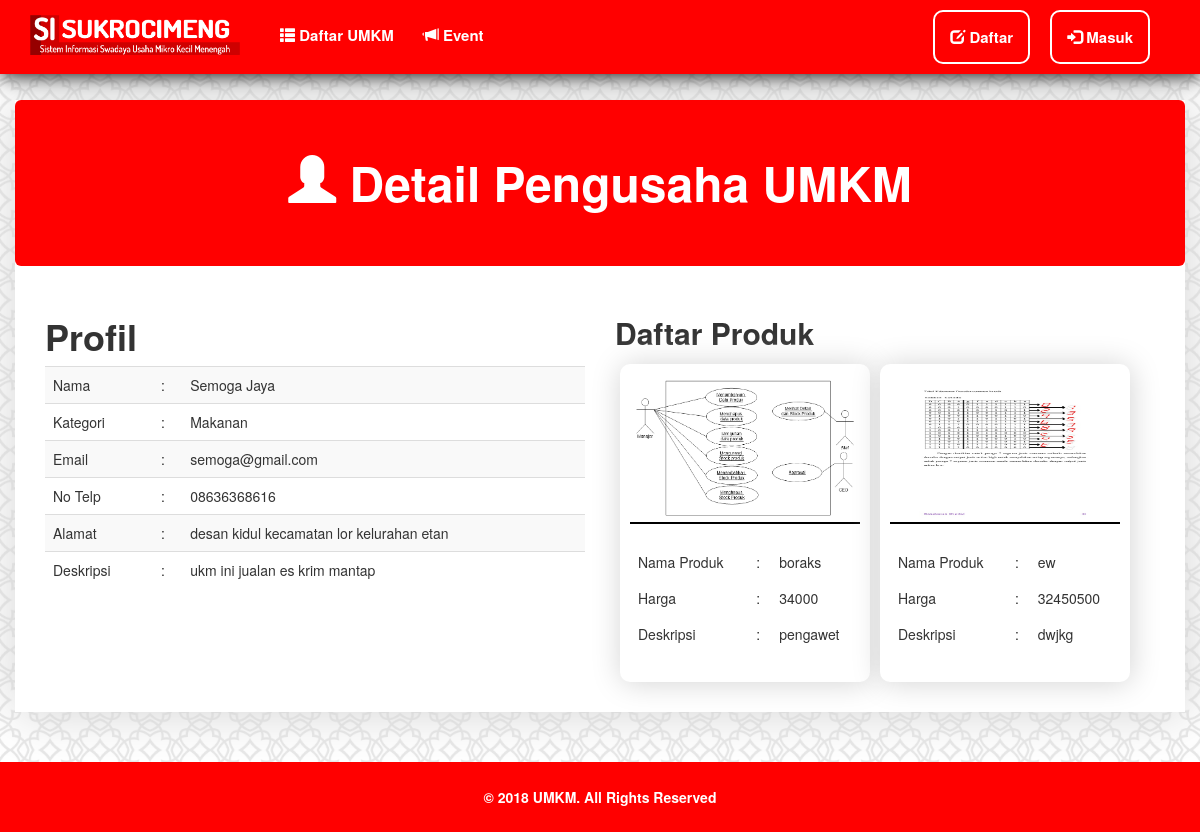
/profil_umkm.php?id=1, run on the app's committed database.
### tables this page shows
CREATE TABLE `pengusaha_umkm` (
  `id` int(10) UNSIGNED NOT NULL,
  `nama` varchar(100) NOT NULL,
  `email` varchar(100) NOT NULL,
  `password` varchar(255) NOT NULL,
  `nomor_telepon` varchar(15) NOT NULL,
  `alamat` varchar(255) NOT NULL,
  `id_kategori` tinyint(2) UNSIGNED NOT NULL,
  `deskripsi` text NOT NULL,
  `status` tinyint(1) NOT NULL
);

CREATE TABLE `pengusaha_umkm_kategori` (
  `id` int(11) UNSIGNED NOT NULL,
  `kategori` varchar(50) NOT NULL
);

CREATE TABLE `pengusaha_umkm_produk` (
  `id_pengusaha_umkm` int(10) UNSIGNED NOT NULL,
  `id` int(10) UNSIGNED NOT NULL,
  `nama` varchar(100) NOT NULL,
  `harga` int(10) UNSIGNED NOT NULL,
  `deskripsi` text NOT NULL
);

### profil_umkm.php (the view, shortened to what this page needs)
<?php
	require_once "header.php";
?>
<div class="container satu">
	<div class="jumbotron text-center" style="color: white; background-color: red">
		<font size="20px"><b>
			<i class="glyphicon glyphicon-user"></i> Detail Pengusaha UMKM</b></font>
	</div>
	<div class="container">
		<div class="col-sm-6">
			<h1><b>Profil</b></h1>
			<table class="table table-striped">
<?php
	$stmt = $db->prepare("SELECT pengusaha_umkm.*, kategori FROM pengusaha_umkm INNER JOIN pengusaha_umkm_kategori ON pengusaha_umkm.id_kategori = pengusaha_umkm_kategori.id WHERE pengusaha_umkm.id = ?");
	$stmt->bindParam(1, $_GET['id']);
	$stmt->execute();
	$res = $stmt->fetch();
?>
				<tr>
					<td>Nama</td>
					<td>:</td>
					<td><?php echo $res['nama']; ?></td>
				</tr>
				<tr>
					<td>Kategori</td>
					<td>:</td>
					<td><?php echo $res['kategori']; ?></td>
				</tr>
				<tr>
					<td>Email</td>
					<td>:</td>
					<td><?php echo $res['email']; ?></td>
				</tr>
				<tr>
					<td>No Telp</td>
					<td>:</td>
					<td><?php echo $res['nomor_telepon']; ?></td>
				</tr>
				<tr>
					<td>Alamat</td>
					<td>:</td>
					<td><?php echo $res['alamat']; ?></td>
				</tr>
				<tr>
					<td>Deskripsi</td>
					<td>:</td>
					<td><?php echo $res['deskripsi']; ?></td>
				</tr>
			</table>
		</div>
		<div class="col-sm-6">
			<h2><b>Daftar Produk</b></h2>
			<div class="boxes">
<?php
	$stmt = $db->prepare("SELECT * FROM pengusaha_umkm_produk WHERE id_pengusaha_umkm = ?");
	$stmt->bindParam(1, $_GET["id"]);
	$stmt->execute();
	$countGambar=1;
	while ($result = $stmt->fetch()) {
?>
				<div class="boxin">
					<div class="imgin">
						<a href="#" data-toggle="modal" data-target="#gambarFull<?php echo $countGambar ?>"><img src="upload/produk/<?php echo $result['id']; ?>.jpg" width="100%" height="100%"></a>
					</div>
					<table class="table borderless">
						<tbody>
							<tr>
								<td>Nama Produk</td>
								<td>:</td>
								<td><?php echo $result["nama"]; ?></td>
							</tr>
							<tr>
								<td>Harga</td>
								<td>:</td>
								<td><?php echo $result["harga"]; ?></td>
							</tr>
							<tr>
								<td>Deskripsi</td>
								<td>:</td>
								<td><?php echo $result["deskripsi"]; ?></td>
							</tr>
						</tbody>
					</table>
				</div>
<?php
	$countGambar++;
	}
?>
			</div>
		</div>
	</div>
</div>
<?php
	require_once "footer.php";
?>

### header.php (shortened to what this page needs)
<!DOCTYPE html>
<html>
<head>
	<link rel="stylesheet" type="text/css" href="css/bootstrap.min.css">
</head>
<body>
	<nav class="navbar  navbar-default navbar-fixed-top">
		<div class="container">
			<div class="navbar-header">
					<a href="index.php"><img class="navbar-brand" src="img/logo.png"></a>
			</div>
			<ul class="nav navbar-nav">
				<li><a href="index.php"><i class="glyphicon glyphicon-th-list"></i> <b>Daftar UMKM</b></a></li>
				<li><a><i class="glyphicon glyphicon-bullhorn"></i> <b>Event</b></a></li>
			</ul>
			<ul class="nav navbar-nav navbar-right">
		<?php
			if (isset($_SESSION["level"])) {
		?>
			<li class="dropdown" style="color: white">
				<a class="dropdown-toggle" data-toggle="dropdown" href="#"><b><?php echo $_SESSION['level']." ".$_SESSION['email']; ?> <i class="caret"></i></b></a>
				<ul class="dropdown-menu">
					<li style="width: 100%"><a href="umkm_produk.php"><i class="glyphicon glyphicon-user"></i> <b> Profil</b></a></li>
					<li style="width: 100%"><a href="logout.php"><i class="glyphicon glyphicon-log-in"></i> <b>Logout</b></a></li>
				</ul>
			</li>
		<?php
			} else {
		?>
				<li><a href="daftar.php"><i class="glyphicon glyphicon-edit"></i> <b>Daftar</b></a></li>
				<li><a href="masuk.php"><i class="glyphicon glyphicon-log-in"></i> <b>Masuk</b></a></li>
		<?php
			}
		?>
			</ul>
		</div>
	</nav>

### footer.php
<div class="footer text-center" style="padding: 25px; background-color: red;color: white;font-weight: bold">
	© 2018 UMKM. All Rights Reserved
</div>
</body>
</html>

### header.php (style rules this page uses)
.satu { background-color: white !important; padding: 15px; box-shadow: 1px 1px 50px lightgrey; }
.navbar-default { background-color: red; border-radius: 0; padding: 0px; border:none; }
.navbar-fixed-top { box-shadow: 1px 1px 20px black; }
.navbar-default .navbar-nav>li>a, .navbar-default .navbar-brand { color: white; }
.footer { margin-top: 50px }
.navbar-brand { height: 70px !important; }
.navbar-default .navbar-nav { border-radius: 10px; margin: 10px; font-size: 15px; }
.navbar-right>li { margin:0px 10px; border-radius:10px; border: 2px solid white; }
body { background: url('img/pat.png'); background-size: 100px; padding-top: 100px; }

### profil_umkm.php (style rules this page uses)
.satu { background-color: #ECECEC; padding: 0px }
.boxes { display: flex; justify-content: flex-start; flex-wrap: wrap; }
.boxin { margin:5px; background-color: white; border-radius: 10px; padding: 10px; width: 250px; margin-bottom: 30px; box-shadow: 1px 1px 30px lightgrey; }
.imgin { border-bottom: 2px solid black; width: 100%; height: 150px; margin-bottom: 20px; background-color: gray }
.borderless>tbody>tr>td { border: none; }

### data on the page
pengusaha_umkm: nama "Semoga Jaya", pengusaha_umkm_kategori.kategori "Makanan", email "semoga@gmail.com", nomor_telepon "08636368616", alamat "desan kidul kecamatan lor kelurahan etan", deskripsi "ukm ini jualan es krim mantap"
pengusaha_umkm_produk: shows a picture, nama "boraks", harga "34000", deskripsi "pengawet"
pengusaha_umkm_produk: shows a picture, nama "ew", harga "32450500", deskripsi "dwjkg"
